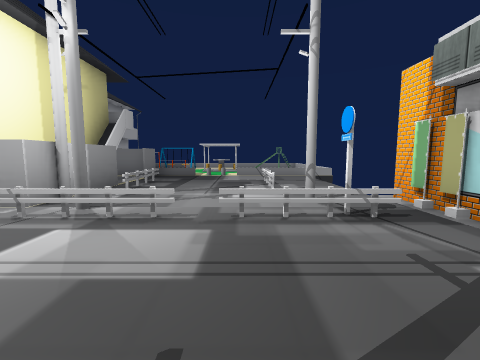
View 1 (above)

24 first-person views from a walk through a Unity game level. The camera is 1.4 m above the floor, tilts 6° down and sees 90° across. The floor is counted in squares, 2 m on a side. Each view is taken from the middle of a square. On the plan, view 1 faces up. The plan holds only what a view shows up to about 9 squares ahead; the rest is blank. The place goes on beyond the plan. The player is left out. Some surface patterns are stand-ins.

View 2
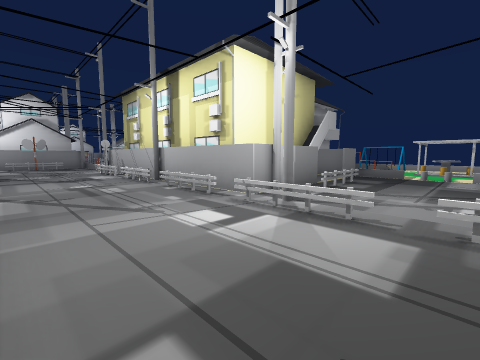

View 3
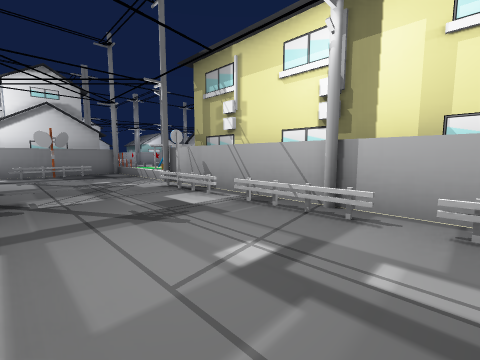

View 4
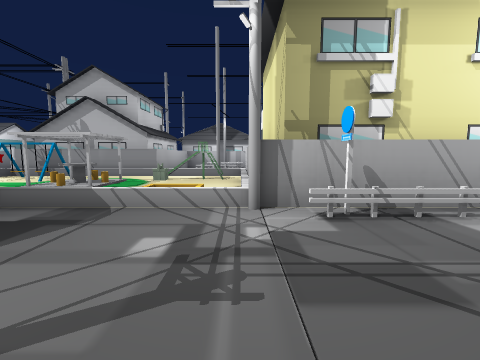

View 5
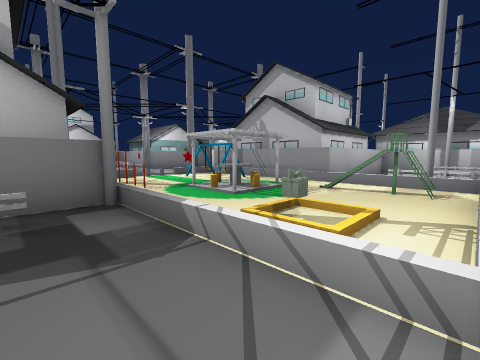

View 6
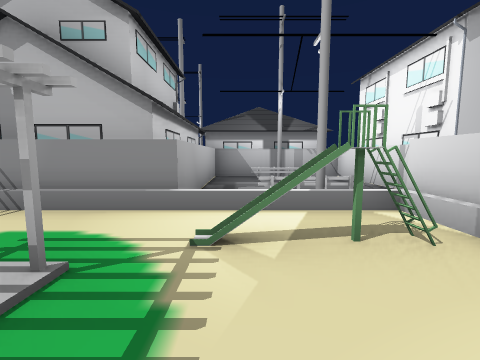

View 7
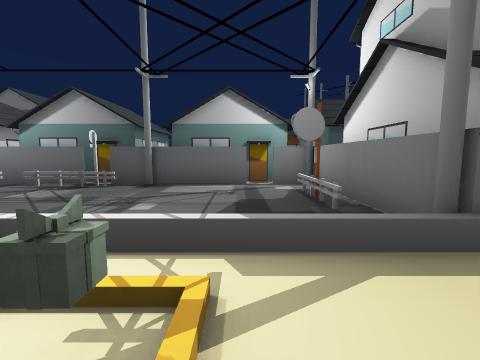

View 8
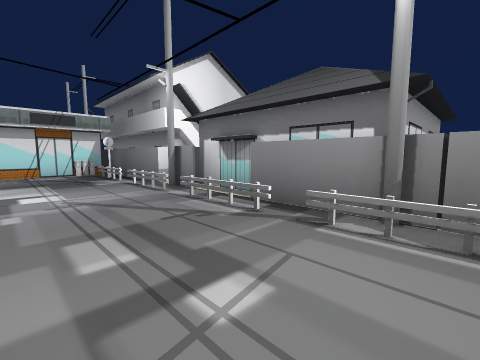

View 9
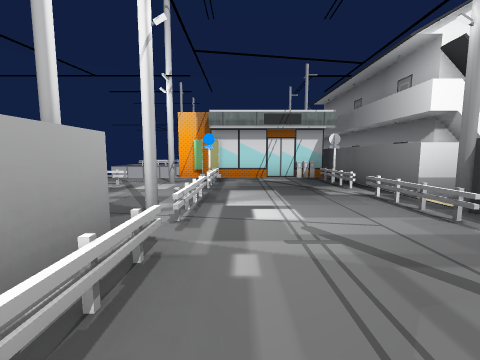

View 10
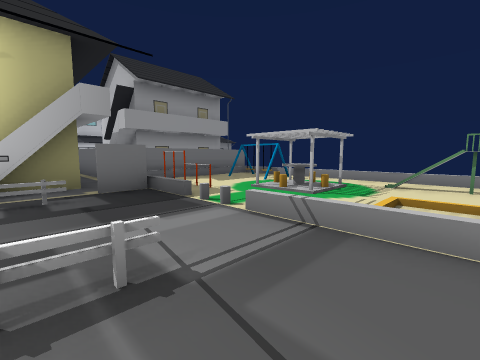

View 11
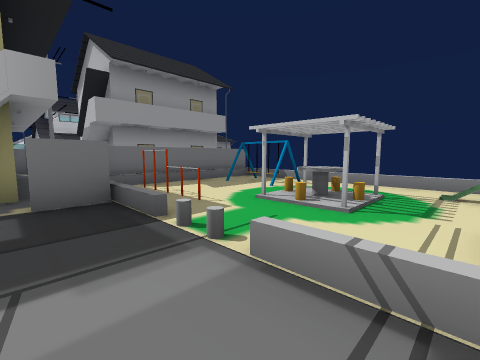

View 12
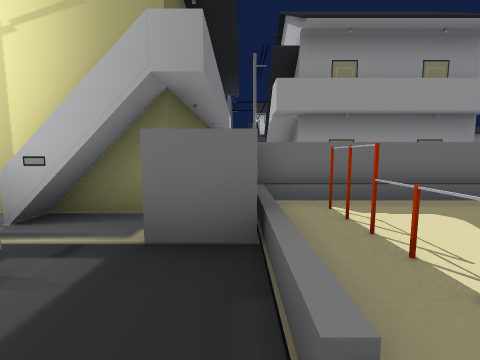

View 13
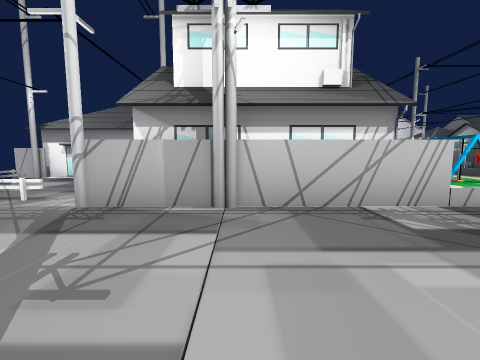

View 14
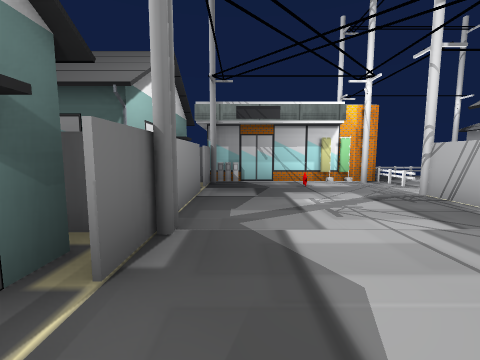

View 15
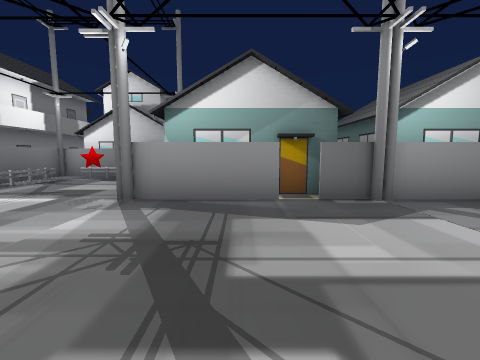

View 16
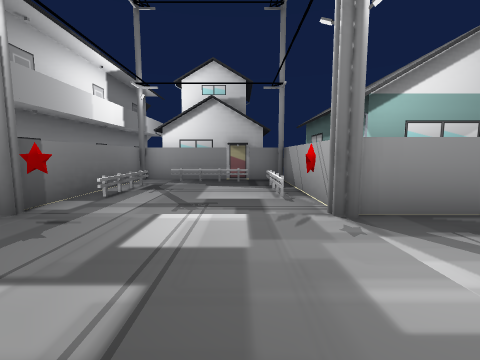

View 17
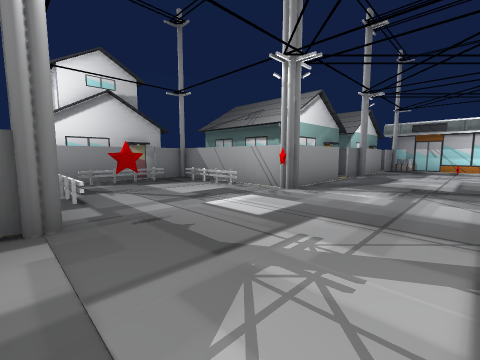

View 18
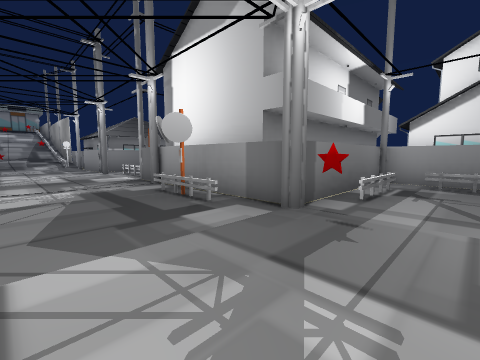

View 19
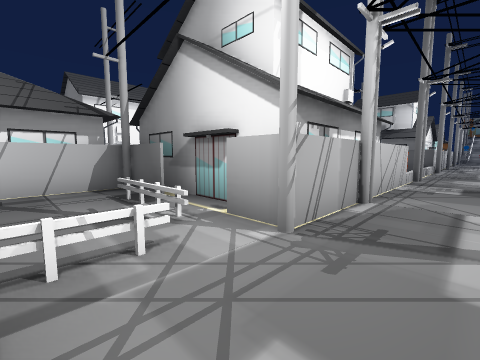

View 20
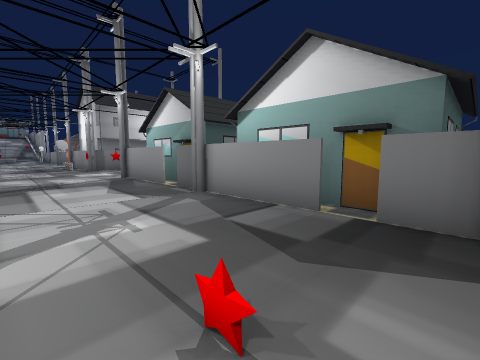

View 21
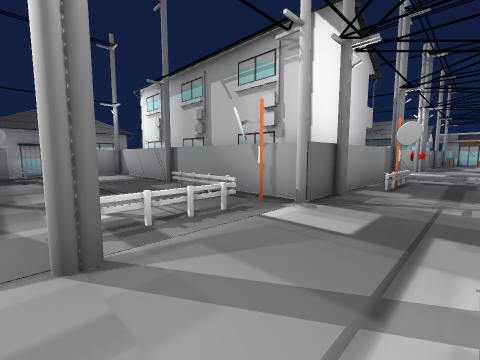

View 22
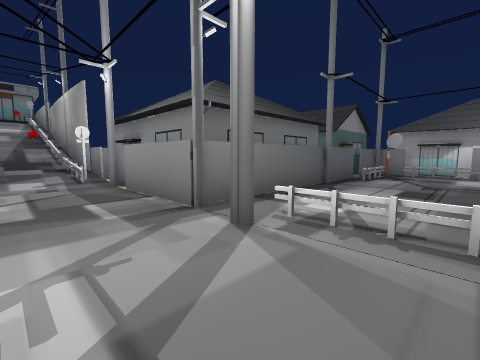

View 23
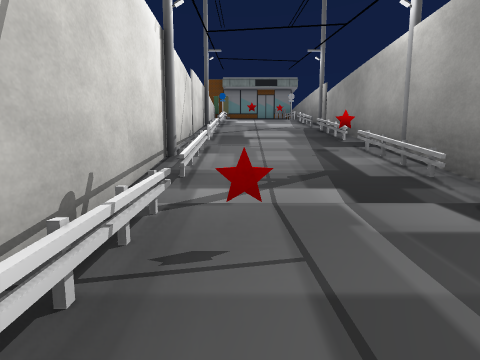

View 24
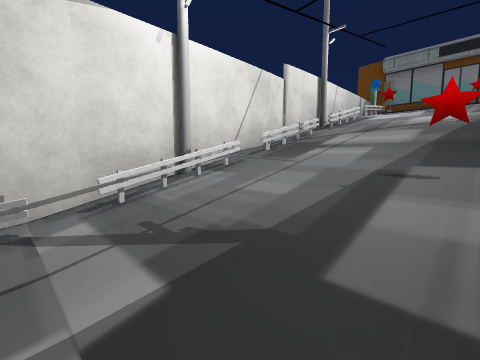

### Floor plan
Key: @ floor where view 1 was taken; # wall or solid block; x gap in a wall; . main floor; : floor 0.5 m higher than the main floor; + floor 1.5 m higher than the main floor; * floor 3.25 m higher than the main floor; / step, stairs or slope; H house; P pole; G guardrail; O other object.
Columns run from 33 left of view 1 to 4 right of it. Each row starts with its distance up from view 1.
 18                   H
 17                 OO#H
 16           ######...HH
 15        HHHH...#O..HHH
 14          H..O..OOOHHHHHH
 13        HHHH....HHH#HHHHHH HHH
 12        HHHH....HHHHH.OOHH  HHO.O..O
 11          HH....H  HH...HH  HH...OO..
 10         HH.....HH HH...HH  HH...O...
  9        HHHH....HHHHH   HHHHHHOOO///
  8        HHHH.../////H//:   HHHHH////.
  7      HHHHHO.../O/...OO/HHHHHHHH.....
  6     HHHO....../.O.O.../H     HHO..O.
  5      HH......./...O////H     HH...O.
  4     HHH.O..O../OO.../O/HHHHHHHH.....#
  3       HHHH#... H HH////PH.HHHH.OOOP.#
  2    HHHHHHHHO.. HHHHO................#
  1           HG..    HG..............O.#
  0           H...   HH....PO.O..O.O.@O.#
 -1    HHHHHHHH...   HHHHH#HHHHHHHH#HHHHHH
 -2   H.....HHO...   HHH  HHH  HHHHHHHHHHH
 -3 HHH.......O...   HH    HH  HHH  HH
 -4 HHHO......O...    H    HH  HH    H
 -5  HHOO.....x...             H
 -6   HHHHHHHHH...             H
 -7    HHHHHHHH...
 -8         HHH..
 -9          H#P//
-10           HO/O
-11           #///#
-12           #///#
-13           #+//O
-14           #////#
-15           #O//O
-16           #///#
-17           #//*#
-18           #O//O
-19            ////#
-20            O  O
-21               O
-22            ###

Where each view was taken, in squares from view 1:
view 1: 0 up, 0 right, facing up
view 2: 0 up, 0 right, facing up-left
view 3: 0 up, 5 left, facing up-left
view 4: 0 up, 11 left, facing up
view 5: 2 up, 11 left, facing up-left
view 6: 5 up, 13 left, facing up
view 7: 5 up, 13 left, facing down
view 8: 2 up, 7 left, facing down-right
view 9: 2 up, 5 left, facing right
view 10: 6 up, 2 right, facing up-left
view 11: 7 up, 1 right, facing up-left
view 12: 8 up, 1 left, facing left
view 13: 11 up, 22 left, facing right
view 14: 9 up, 22 left, facing up
view 15: 9 up, 19 left, facing left
view 16: 6 up, 20 left, facing left
view 17: 3 up, 20 left, facing up-left
view 18: 5 up, 20 left, facing down-left
view 19: 15 up, 20 left, facing down-right
view 20: 15 up, 20 left, facing down-left
view 21: 5 down, 21 left, facing up-left
view 22: 3 down, 21 left, facing down-left
view 23: 9 down, 20 left, facing down
view 24: 11 down, 22 left, facing down-right
